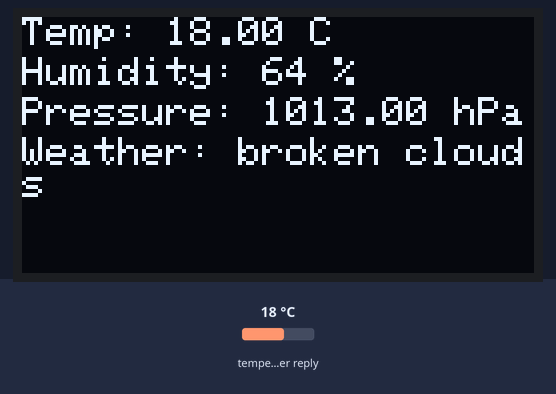
Recording of a sketch running on a simulated ESP32. Parts: 128×64 one-colour display. Inputs (shaded band) come from the test bench; at power-on: temperature in the weather reply 18 °C. WiFi joins after 1.5 s; servers stay silent unless stated; web services answer with replies made up by the test bench; what the sketch prints to the serial monitor is not drawn.

Above: at 3.9 s.

The sketch:

Weather_Station.ino
```cpp
#include <WiFi.h>
#include <HTTPClient.h>
#include <ArduinoJson.h>
#include <Adafruit_GFX.h>
#include <Adafruit_SSD1306.h>

#define SCREEN_WIDTH 128
#define SCREEN_HEIGHT 64
#define OLED_RESET    -1
Adafruit_SSD1306 display(SCREEN_WIDTH, SCREEN_HEIGHT, &Wire, OLED_RESET);

// Replace with your network credentials
const char* ssid = "CIT-Campus";
const char* password = "citchennai";

// OpenWeatherMap API credentials
const char* apiKey = "99ec45bbcb15da7d22a5fee3b039e420";
const char* city = "Nandambakkam";
const char* countryCode = "IN";

String apiUrl = String("http://api.openweathermap.org/data/2.5/weather?q=") + city + "," + countryCode + "&appid=" + apiKey + "&units=metric";

void setup() {
  Serial.begin(115200);
  display.begin(SSD1306_SWITCHCAPVCC, 0x3C);
  display.clearDisplay();
  display.setTextSize(1);
  display.setTextColor(SSD1306_WHITE);
  display.setCursor(0, 0);
  display.print("Connecting to WiFi...");
  display.display();

  WiFi.begin(ssid, password);

  while (WiFi.status() != WL_CONNECTED) {
    delay(500);
    Serial.print(".");
  }

  display.clearDisplay();
  display.setCursor(0, 0);
  display.print("Connected to WiFi");
  display.display();
  delay(2000);
}

void loop() {
  if ((WiFi.status() == WL_CONNECTED)) {
    HTTPClient http;
    http.begin(apiUrl);
    int httpCode = http.GET();

    if (httpCode > 0) {
      String payload = http.getString();
      Serial.println(payload);

      DynamicJsonDocument doc(1024);
      deserializeJson(doc, payload);

      float temperature = doc["main"]["temp"];
      int humidity = doc["main"]["humidity"];
      float pressure = doc["main"]["pressure"];
      const char* weatherDescription = doc["weather"][0]["description"];

      display.clearDisplay();
      display.setCursor(0, 0);
      display.print("Temp: ");
      display.print(temperature);
      display.print(" C");
      display.setCursor(0, 10);
      display.print("Humidity: ");
      display.print(humidity);
      display.print(" %");
      display.setCursor(0, 20);
      display.print("Pressure: ");
      display.print(pressure);
      display.print(" hPa");
      display.setCursor(0, 30);
      display.print("Weather: ");
      display.print(weatherDescription);
      display.display();
    }

    http.end();
  } else {
    Serial.println("WiFi Disconnected");
  }

  delay(60000); // Update every 60 seconds
}
```
